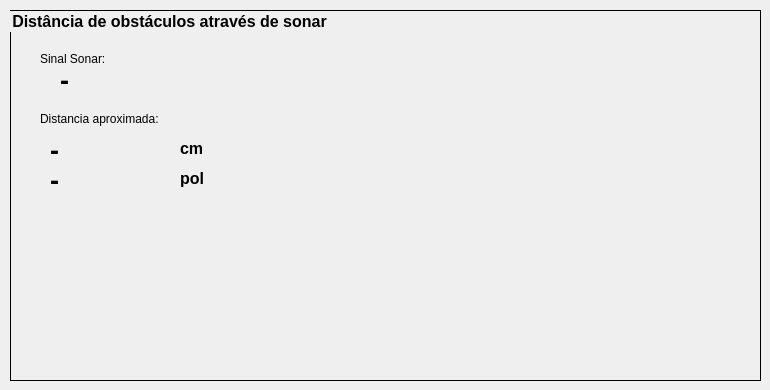
    <widget class="QWidget" name="tabSonar">
     <attribute name="title">
      <string>Sonar</string>
     </attribute>
     <widget class="QGroupBox" name="groupBox_8">
      <property name="geometry">
       <rect>
        <x>10</x>
        <y>10</y>
        <width>751</width>
        <height>371</height>
       </rect>
      </property>
      <property name="font">
       <font>
        <pointsize>12</pointsize>
        <weight>75</weight>
        <bold>true</bold>
       </font>
      </property>
      <property name="styleSheet">
       <string notr="true">QGroupBox {border: 1px solid black}</string>
      </property>
      <property name="title">
       <string>Distância de obstáculos através de sonar</string>
      </property>
      <widget class="QLabel" name="labelDIstUS_2">
       <property name="geometry">
        <rect>
         <x>30</x>
         <y>100</y>
         <width>141</width>
         <height>17</height>
        </rect>
       </property>
       <property name="text">
        <string>Distancia aproximada:</string>
       </property>
      </widget>
      <widget class="QLabel" name="labelDIstUScm_2">
       <property name="geometry">
        <rect>
         <x>170</x>
         <y>130</y>
         <width>59</width>
         <height>17</height>
        </rect>
       </property>
       <property name="font">
        <font>
         <pointsize>12</pointsize>
         <weight>75</weight>
         <bold>true</bold>
        </font>
       </property>
       <property name="text">
        <string>cm</string>
       </property>
      </widget>
      <widget class="QLabel" name="labelSinalUltrassom_2">
       <property name="geometry">
        <rect>
         <x>30</x>
         <y>40</y>
         <width>101</width>
         <height>17</height>
        </rect>
       </property>
       <property name="text">
        <string>Sinal Sonar:</string>
       </property>
      </widget>
      <widget class="QLabel" name="labelDadosSonarSinal">
       <property name="geometry">
        <rect>
         <x>50</x>
         <y>60</y>
         <width>101</width>
         <height>21</height>
        </rect>
       </property>
       <property name="font">
        <font>
         <pointsize>20</pointsize>
         <weight>75</weight>
         <bold>true</bold>
        </font>
       </property>
       <property name="text">
        <string>-</string>
       </property>
      </widget>
      <widget class="QLabel" name="labelDIstUScm_4">
       <property name="geometry">
        <rect>
         <x>170</x>
         <y>160</y>
         <width>59</width>
         <height>17</height>
        </rect>
       </property>
       <property name="font">
        <font>
         <pointsize>12</pointsize>
         <weight>75</weight>
         <bold>true</bold>
        </font>
       </property>
       <property name="text">
        <string>pol</string>
       </property>
      </widget>
      <widget class="QLabel" name="labelDadosSonarDistanciaCm">
       <property name="geometry">
        <rect>
         <x>40</x>
         <y>130</y>
         <width>101</width>
         <height>21</height>
        </rect>
       </property>
       <property name="font">
        <font>
         <pointsize>20</pointsize>
         <weight>75</weight>
         <bold>true</bold>
        </font>
       </property>
       <property name="text">
        <string>-</string>
       </property>
      </widget>
      <widget class="QLabel" name="labelDadosSonarDistanciaPl">
       <property name="geometry">
        <rect>
         <x>40</x>
         <y>160</y>
         <width>101</width>
         <height>21</height>
        </rect>
       </property>
       <property name="font">
        <font>
         <pointsize>20</pointsize>
         <weight>75</weight>
         <bold>true</bold>
        </font>
       </property>
       <property name="text">
        <string>-</string>
       </property>
      </widget>
     </widget>
    </widget>
